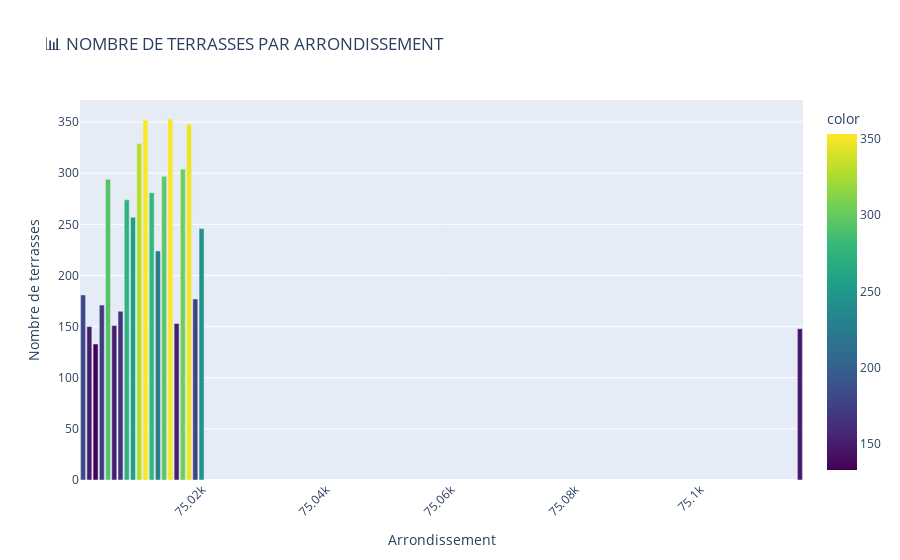
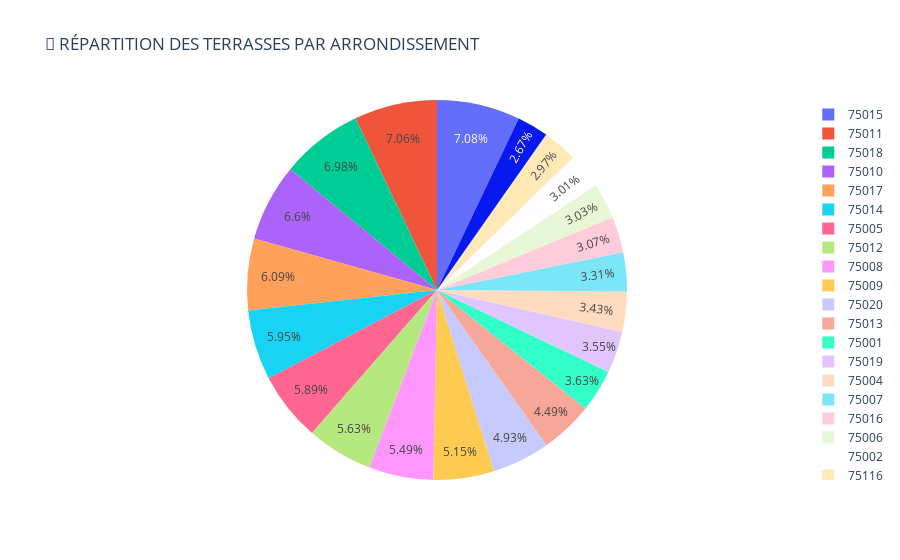

Notebook source saved alongside these figures, in order:
### Markdown cell above
<!DOCTYPE html>
<html>
<head>
    <style>
        body { font-family: Arial, sans-serif; margin: 40px; background: #f5f5f5; color: #333; line-height: 1.6; }
        h1 { text-align: center; color: lightgreen; font-size: 36px; font-weight: bold; margin-bottom: 10px; }
        h2 { color: #EF806C; font-size: 28px; font-weight: bold; margin-top: 30px; }
        h3 { color: #00FFFF; font-size: 22px; font-weight: bold; margin-top: 20px;,  }
        h6 { color: lightpink; font-size: 15px; font-weight: bold; margin-top: 20px;,  }
        ul { margin-left: 20px; }
        li { margin: 8px 0; }
        hr { height: 2px; border: none; background-color: lightgreen; margin: 20px 0; }
    </style>
</head>
<body>
<h6>  🏙️ RÉPARTITION PAR ARRONDISSEMENT

 </h6>

### Code cell
print("🏙️ RÉPARTITION GÉOGRAPHIQUE DES TERRASSES")

# Graphique des terrasses par arrondissement
arrondissement_counts = df_modeling['arrondissement'].value_counts().sort_index()

fig_arr = px.bar(
    x=arrondissement_counts.index,
    y=arrondissement_counts.values,
    title='📊 NOMBRE DE TERRASSES PAR ARRONDISSEMENT',
    labels={'x': 'Arrondissement', 'y': 'Nombre de terrasses'},
    color=arrondissement_counts.values,
    color_continuous_scale='viridis'
)

fig_arr.update_layout(xaxis_tickangle=-45)
fig_arr.show()

# Camembert pour la proportion
fig_pie = px.pie(
    names=arrondissement_counts.index,
    values=arrondissement_counts.values,
    title='🎪 RÉPARTITION DES TERRASSES PAR ARRONDISSEMENT'
)

fig_pie.show()

print("🎯 INSIGHTS :")
print(f"   • Arrondissement le plus dense : {arrondissement_counts.index[0]} ({arrondissement_counts.iloc[0]} terrasses)")
print(f"   • Arrondissement le moins dense : {arrondissement_counts.index[-1]} ({arrondissement_counts.iloc[-1]} terrasses)")
print(f"   • Écart : {arrondissement_counts.iloc[0] / arrondissement_counts.iloc[-1]:.1f}x plus de terrasses")

### Figure 1 — Plotly figure (JSON) as saved in the notebook; plotly's stock layout.template omitted (floating-point values rounded to 4 significant figures)
{"data": [{"hovertemplate": "Arrondissement=%{x}<br>Nombre de terrasses=%{y}<br>color=%{marker.color}<extra></extra>", "legendgroup": "", "marker": {"color": [181, 150, 133, 171, 294, 151, 165, 274, 257, 329, 352, 281, 224, 297, 353, 153, 304, 348, 177, 246, 148], "coloraxis": "coloraxis", "pattern": {"shape": ""}}, "name": "", "orientation": "v", "showlegend": false, "textposition": "auto", "type": "bar", "x": [75001, 75002, 75003, 75004, 75005, 75006, 75007, 75008, 75009, 75010, 75011, 75012, 75013, 75014, 75015, 75016, 75017, 75018, 75019, 75020, 75116], "xaxis": "x", "y": [181, 150, 133, 171, 294, 151, 165, 274, 257, 329, 352, 281, 224, 297, 353, 153, 304, 348, 177, 246, 148], "yaxis": "y"}], "layout": {"barmode": "relative", "coloraxis": {"colorbar": {"title": {"text": "color"}}, "colorscale": [[0, "#440154"], [0.1111, "#482878"], [0.2222, "#3e4989"], [0.3333, "#31688e"], [0.4444, "#26828e"], [0.5556, "#1f9e89"], [0.6667, "#35b779"], [0.7778, "#6ece58"], [0.8889, "#b5de2b"], [1, "#fde725"]]}, "legend": {"tracegroupgap": 0}, "title": {"text": "📊 NOMBRE DE TERRASSES PAR ARRONDISSEMENT"}, "xaxis": {"anchor": "y", "domain": [0, 1], "tickangle": -45, "title": {"text": "Arrondissement"}}, "yaxis": {"anchor": "x", "domain": [0, 1], "title": {"text": "Nombre de terrasses"}}}}

### Figure 2 — Plotly figure (JSON) as saved in the notebook; plotly's stock layout.template omitted (floating-point values rounded to 4 significant figures)
{"data": [{"domain": {"x": [0, 1], "y": [0, 1]}, "hovertemplate": "label=%{label}<br>value=%{value}<extra></extra>", "labels": [75001, 75002, 75003, 75004, 75005, 75006, 75007, 75008, 75009, 75010, 75011, 75012, 75013, 75014, 75015, 75016, 75017, 75018, 75019, 75020, 75116], "legendgroup": "", "name": "", "showlegend": true, "type": "pie", "values": [181, 150, 133, 171, 294, 151, 165, 274, 257, 329, 352, 281, 224, 297, 353, 153, 304, 348, 177, 246, 148]}], "layout": {"legend": {"tracegroupgap": 0}, "title": {"text": "🎪 RÉPARTITION DES TERRASSES PAR ARRONDISSEMENT"}}}
